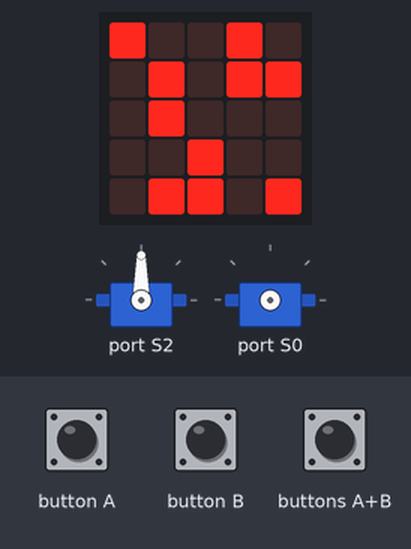
Recording of a program running on a simulated BBC micro:bit (MakeCode). Shown: 2 × servo, the board's 5×5 LED display. The inputs (shaded band) are chosen by the test bench. Random numbers come from a fixed seed; the 48×5 strip is a reading aid, not a part: it shows the text the display is scrolling, unrolled, one strip-width of it at a time.

Above: at 7.1 s.
7.2 s: button A pressed for 0.15 s
At 7.55 s:
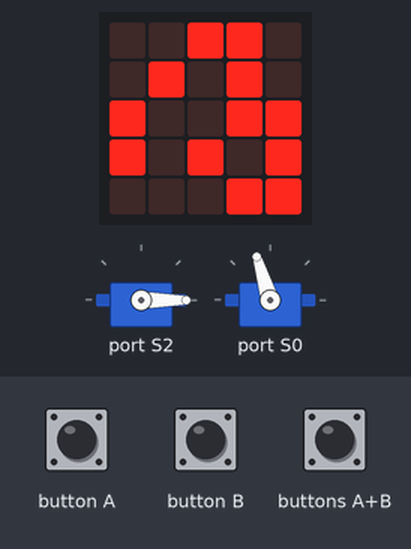
7.9 s: button B pressed for 0.15 s
At 8.15 s:
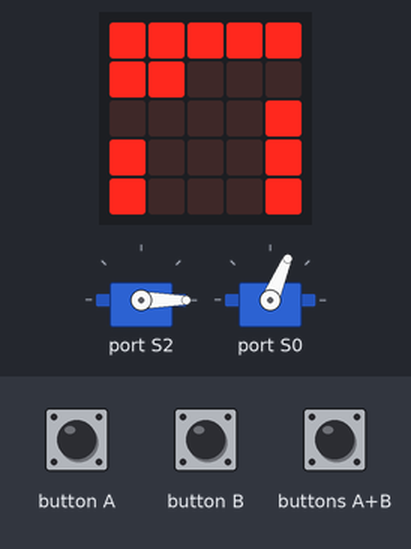
8.6 s: buttons A+B pressed for 0.15 s
At 9.05 s:
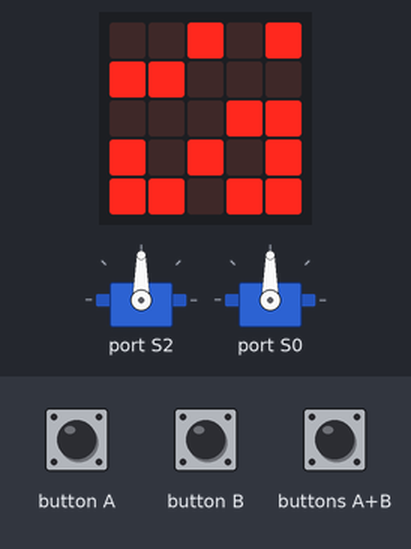
9.3 s: button A pressed for 0.15 s
At 9.65 s:
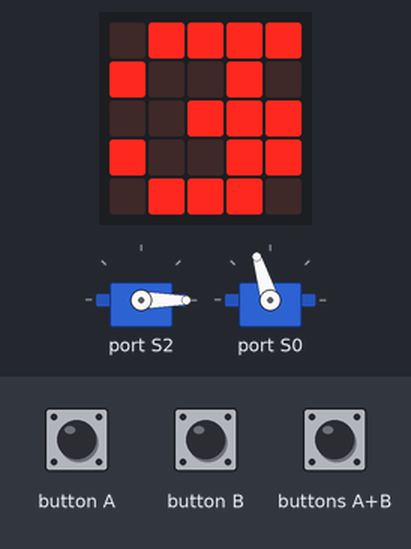
10.0 s: buttons A+B pressed for 1 s
At 11.15 s:
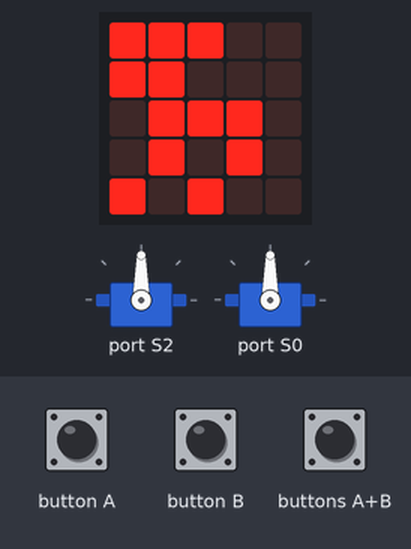
11.6 s: button B pressed for 0.15 s
At 12.05 s:
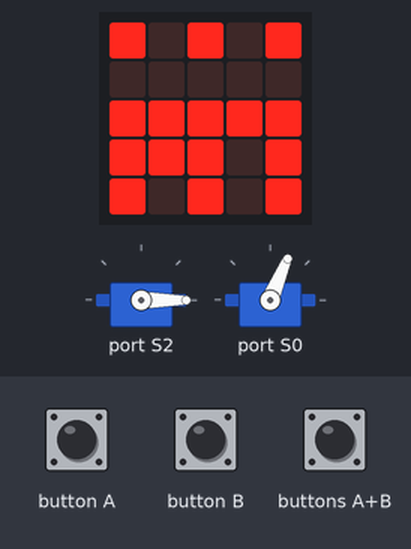
Timing chart, 0 to 14.6 s (numbered marks = the images above; inputs shaded):
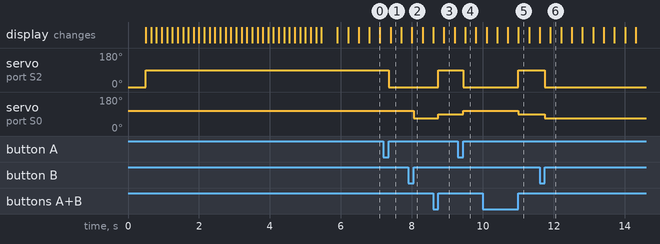

Measured:
- after the input at 7.2 s, servo on port S2: 90° → 0° after 0.15 s
- after the input at 7.9 s, servo on port S0: 107° → 67° after 0.15 s
- after the input at 8.6 s, servo on port S2: 0° → 90° after 0.15 s; servo on port S0: 67° → 90° after 0.15 s
- after the input at 9.3 s, servo on port S2: 90° → 0° after 0.15 s; servo on port S0: 90° → 107° after 0.15 s
- after the input at 10.0 s, servo on port S2: 0° → 90° after 1.0 s; servo on port S0: 107° → 90° after 1.0 s
- after the input at 11.6 s, servo on port S2: 90° → 0° after 0.15 s; servo on port S0: 90° → 67° after 0.15 s

The program:

main.ts
```typescript
input.onButtonPressed(Button.A, function () {
    wuKong.setServoAngle(wuKong.ServoTypeList._270, wuKong.ServoList.S0, 160)
    wuKong.setServoAngle(wuKong.ServoTypeList._360, wuKong.ServoList.S2, -140)
})
input.onButtonPressed(Button.AB, function () {
    wuKong.setServoAngle(wuKong.ServoTypeList._180, wuKong.ServoList.S0, 90)
    wuKong.setServoAngle(wuKong.ServoTypeList._360, wuKong.ServoList.S2, 180)
})
input.onButtonPressed(Button.B, function () {
    wuKong.setServoAngle(wuKong.ServoTypeList._270, wuKong.ServoList.S0, 100)
    wuKong.setServoAngle(wuKong.ServoTypeList._360, wuKong.ServoList.S2, -140)
})
wuKong.setServoAngle(wuKong.ServoTypeList._360, wuKong.ServoList.S2, -180)
basic.pause(500)
wuKong.setServoAngle(wuKong.ServoTypeList._360, wuKong.ServoList.S2, 180)
basic.showString("DAVID")
basic.forever(function () {
    led.toggle(randint(0, 4), randint(0, 4))
})
```

test.ts
```typescript
// Tady jsou testy. Při použití tohoto balíčku jako rozšíření nebude zkompilováno.
```
